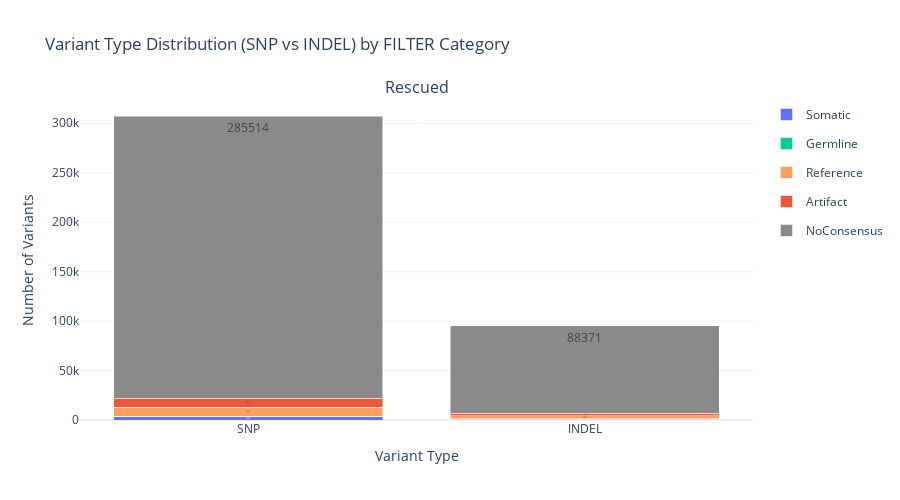

The cell this chart's notebook holds for it:
### Markdown cell above
### Plot 2: Variant Type Distribution

### Code cell
visualizer.plot_variant_type_distribution()

### Figure 1 — Plotly figure (JSON) as saved in the notebook; plotly's stock layout.template omitted (floating-point values rounded to 4 significant figures)
{"data": [{"hovertemplate": "<b>SNP</b><br>Somatic: %{y}<extra></extra>", "legendgroup": "Somatic", "marker": {"color": "#636EFA"}, "name": "Somatic", "showlegend": true, "text": ["3084"], "textposition": "inside", "type": "bar", "x": ["SNP"], "xaxis": "x", "y": [3084], "yaxis": "y"}, {"hovertemplate": "<b>SNP</b><br>Germline: %{y}<extra></extra>", "legendgroup": "Germline", "marker": {"color": "#00CC96"}, "name": "Germline", "showlegend": true, "text": ["807"], "textposition": "inside", "type": "bar", "x": ["SNP"], "xaxis": "x", "y": [807], "yaxis": "y"}, {"hovertemplate": "<b>SNP</b><br>Reference: %{y}<extra></extra>", "legendgroup": "Reference", "marker": {"color": "#FFA15A"}, "name": "Reference", "showlegend": true, "text": ["9251"], "textposition": "inside", "type": "bar", "x": ["SNP"], "xaxis": "x", "y": [9251], "yaxis": "y"}, {"hovertemplate": "<b>SNP</b><br>Artifact: %{y}<extra></extra>", "legendgroup": "Artifact", "marker": {"color": "#EF553B"}, "name": "Artifact", "showlegend": true, "text": ["8716"], "textposition": "inside", "type": "bar", "x": ["SNP"], "xaxis": "x", "y": [8716], "yaxis": "y"}, {"hovertemplate": "<b>SNP</b><br>NoConsensus: %{y}<extra></extra>", "legendgroup": "NoConsensus", "marker": {"color": "#8A8A8A"}, "name": "NoConsensus", "showlegend": true, "text": ["285514"], "textposition": "inside", "type": "bar", "x": ["SNP"], "xaxis": "x", "y": [285514], "yaxis": "y"}, {"hovertemplate": "<b>INDEL</b><br>Somatic: %{y}<extra></extra>", "legendgroup": "Somatic", "marker": {"color": "#636EFA"}, "name": "Somatic", "showlegend": false, "text": ["955"], "textposition": "inside", "type": "bar", "x": ["INDEL"], "xaxis": "x", "y": [955], "yaxis": "y"}, {"hovertemplate": "<b>INDEL</b><br>Germline: %{y}<extra></extra>", "legendgroup": "Germline", "marker": {"color": "#00CC96"}, "name": "Germline", "showlegend": false, "text": ["251"], "textposition": "inside", "type": "bar", "x": ["INDEL"], "xaxis": "x", "y": [251], "yaxis": "y"}, {"hovertemplate": "<b>INDEL</b><br>Reference: %{y}<extra></extra>", "legendgroup": "Reference", "marker": {"color": "#FFA15A"}, "name": "Reference", "showlegend": false, "text": ["2864"], "textposition": "inside", "type": "bar", "x": ["INDEL"], "xaxis": "x", "y": [2864], "yaxis": "y"}, {"hovertemplate": "<b>INDEL</b><br>Artifact: %{y}<extra></extra>", "legendgroup": "Artifact", "marker": {"color": "#EF553B"}, "name": "Artifact", "showlegend": false, "text": ["2698"], "textposition": "inside", "type": "bar", "x": ["INDEL"], "xaxis": "x", "y": [2698], "yaxis": "y"}, {"hovertemplate": "<b>INDEL</b><br>NoConsensus: %{y}<extra></extra>", "legendgroup": "NoConsensus", "marker": {"color": "#8A8A8A"}, "name": "NoConsensus", "showlegend": false, "text": ["88371"], "textposition": "inside", "type": "bar", "x": ["INDEL"], "xaxis": "x", "y": [88371], "yaxis": "y"}], "layout": {"annotations": [{"font": {"size": 16}, "showarrow": false, "text": "Rescued", "x": 0.5, "xanchor": "center", "xref": "paper", "y": 1, "yanchor": "bottom", "yref": "paper"}], "barmode": "stack", "height": 500, "showlegend": true, "title": {"text": "Variant Type Distribution (SNP vs INDEL) by FILTER Category"}, "xaxis": {"anchor": "y", "domain": [0, 1], "title": {"text": "Variant Type"}}, "yaxis": {"anchor": "x", "domain": [0, 1], "title": {"text": "Number of Variants"}}}}
